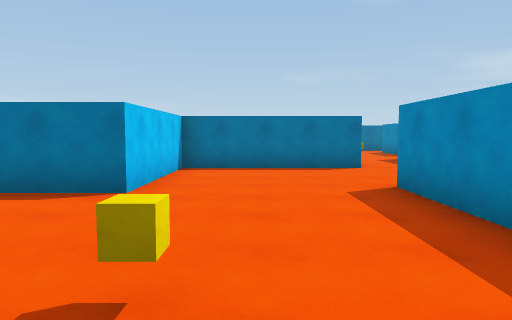
view 1 (above)

23 first-person views from a walk through a scene from a Unity 3-D project. The camera is 1.5 m above the floor, tilts 4° down and sees 70° across. The floor is counted in squares, 1.89 m on a side. Each view is taken from the middle of a square. On the plan, view 1 faces up. The plan holds only what a view shows up to about 12 squares ahead; the rest is blank. The player character is not drawn.

view 2
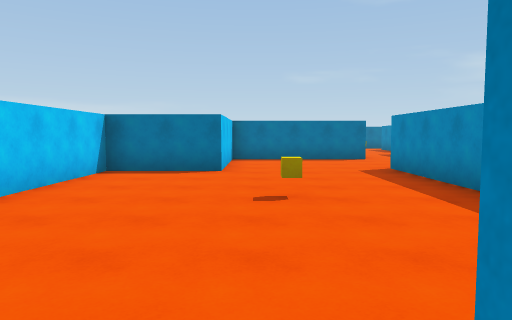

view 3
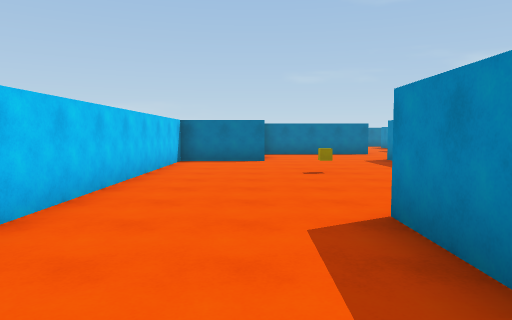

view 4
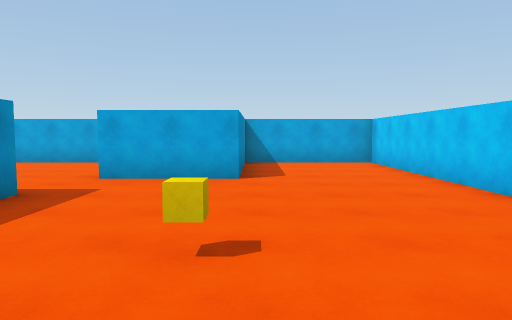

view 5
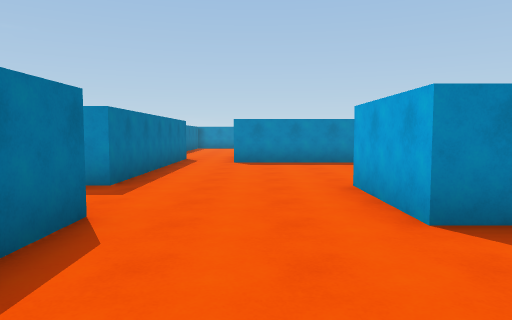

view 6
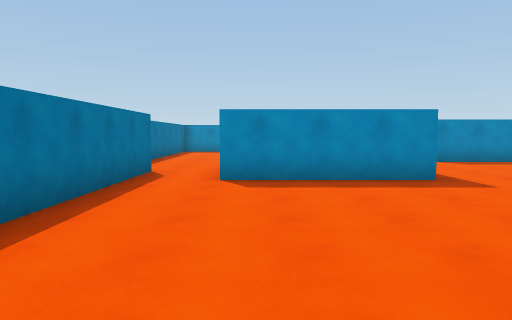

view 7
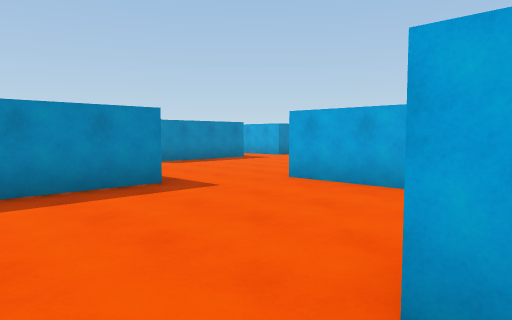

view 8
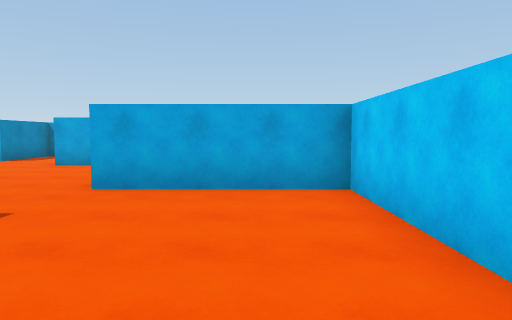

view 9
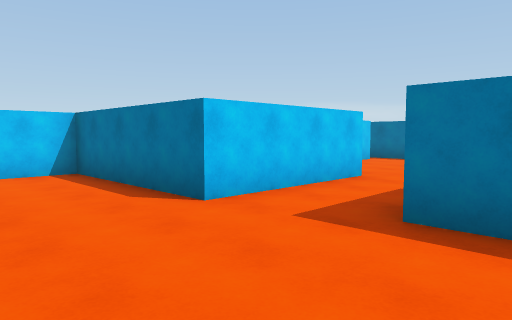

view 10
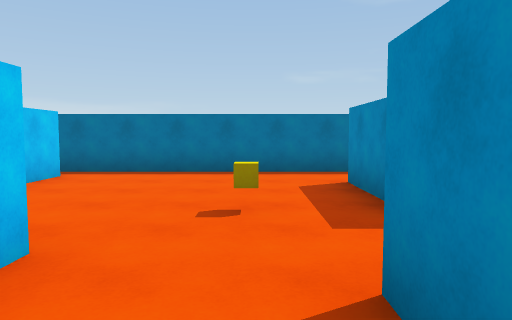

view 11
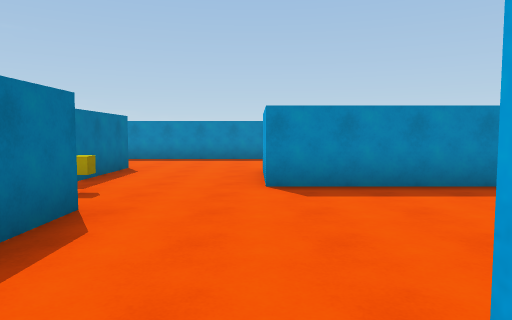

view 12
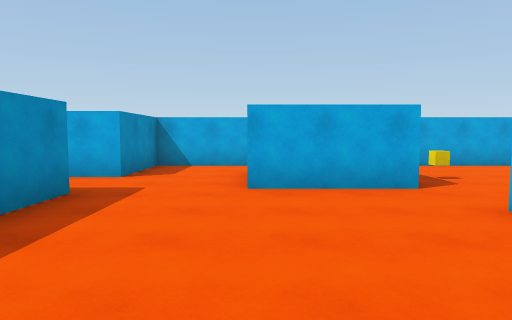

view 13
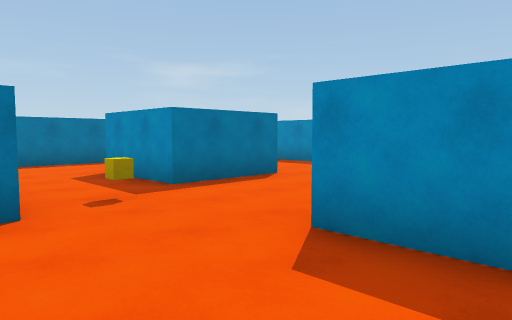

view 14
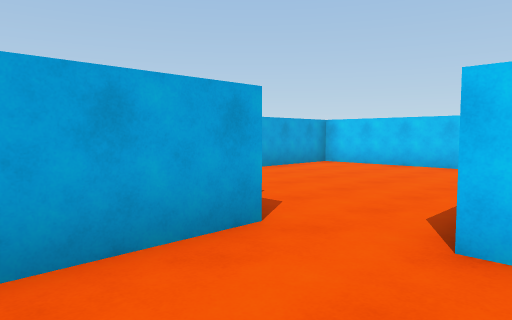

view 15
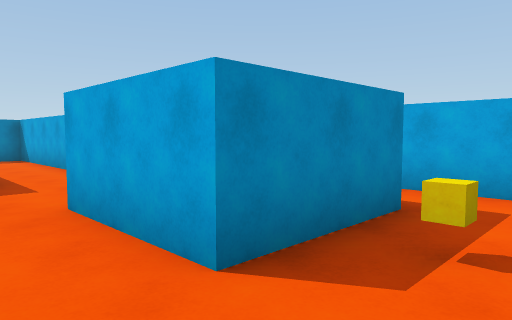

view 16
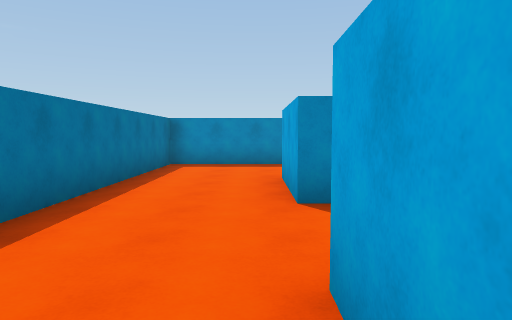

view 17
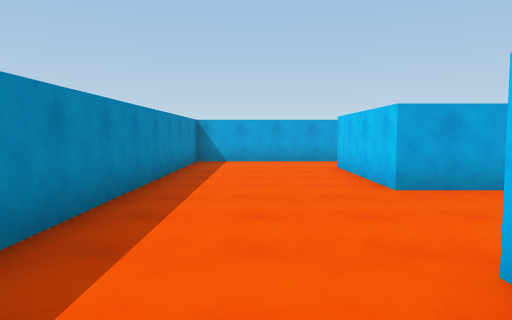

view 18
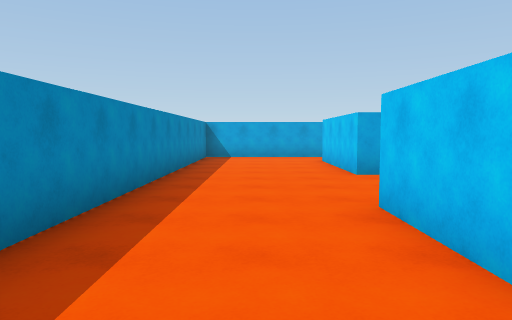

view 19
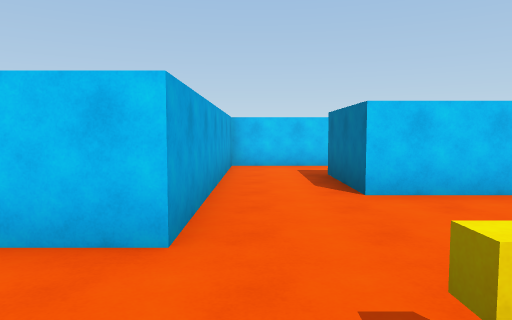

view 20
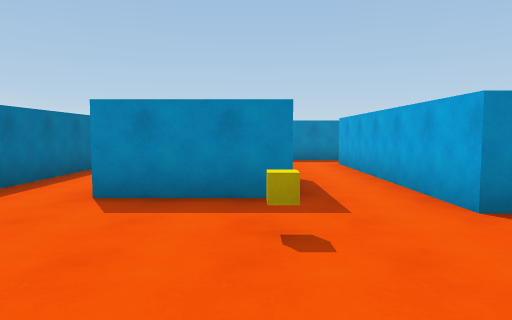

view 21
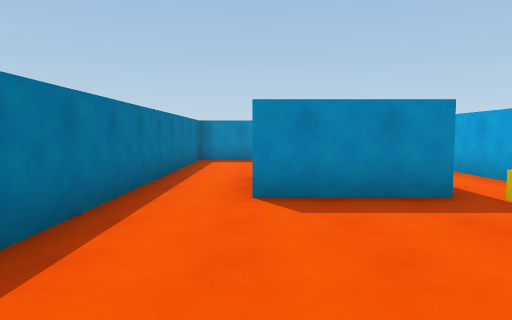

view 22
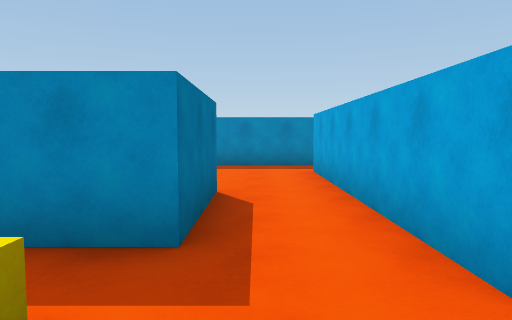

view 23
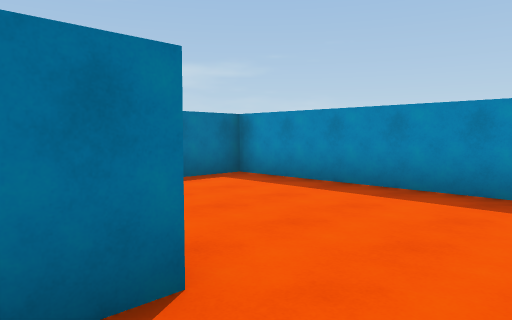

### Floor plan
Points are (right, up) in squares from view 1. A wall is a line through its corners. A room is listed if a view was taken in it or the views show most of it. See-through windows are left out.
Room 1 (views 1, 2, 3, 4, 5, 6, 7, 8, 9, 10, 11, 16)
walls: (2.1, 2) (2.1, 5.5) (4.8, 5.5); (4.6, 5.1) (4.6, 1.7) (8.5, 1.7); (9.3, 3.8) (9.3, 7.6); (2.5, 11.4) (2.5, 8.6) (-1.7, 8.6) (-1.7, 4.9) (-4.2, 4.9) (-4.2, -6.3) (-0.6, -6.3); (-0.7, -5.6) (-0.7, -2.5) (1.8, -2.5); (10.5, 7.6) (11.9, 7.6); (10.9, 9.3) (4.6, 9.3) (4.6, 11.8)
ways out: opening at (9, 2.5) to room 2; opening at (10.5, 8.5) to room 2; opening at (2, -1.5) to room 3; opening at (3.5, 10.5) to room 4
objects: cube (-1, 2)
Room 2 (views 12, 13, 14, 17, 18)
walls: (13.9, 1.7) (16, 1.7) (16, -2); (11.9, 3.9) (10.6, 3.9); (16.6, 7.1) (16.6, 4.9) (14.2, 4.9) (14.2, 7.6) (16, 7.6); (16.1, 7.6) (16.8, 7.6); (13.5, -2) (13.5, 1.9); (13.5, -3.8) (19.7, -3.8) (19.7, 10.3) (13.1, 10.3); (9.6, -2.3) (11.1, -2.3)
ways out: opening at (9, 2.5) to room 1; opening at (10.5, 8.5) to room 1; opening at (8.5, -1.5) to room 3; opening at (12.5, -4) to room 3; opening at (12, 11) to room 5
objects: cube (13, 4)
Room 3 (view 15)
walls: (8.6, -4.9) (8.6, -2.3) (9.6, -2.3); (11.1, -6.3) (13.5, -6.3) (13.5, -3.8); (1.8, -2.5) (1.8, -6.3) (9.2, -6.3)
ways out: opening at (2, -1.5) to room 1; opening at (8.5, -1.5) to room 2; opening at (12.5, -4) to room 2
objects: cube (8, -3)
Room 4 (views 19, 20, 21, 22, 23)
walls: (4.6, 11.8) (9.4, 11.8); (0.3, 17) (0.3, 14.4) (-2.2, 14.4); (8.1, 13.5) (5.5, 13.5) (5.5, 16.1); (-4.2, 14.9) (-4.2, 12.4) (2.5, 12.4) (2.5, 11.4); (8.6, 17.7) (-0.2, 17.7)
ways out: opening at (3.5, 10.5) to room 1; opening at (8, 17) to room 5; opening at (8.5, 12.5) to room 5
objects: cube (4, 14)
Room 5 (no view inside)
walls: (9.4, 11.8) (10.9, 11.8); (12.3, 11.4) (12.3, 17.7) (8.6, 17.7)
ways out: opening at (12, 11) to room 2; opening at (8, 17) to room 4; opening at (8.5, 12.5) to room 4

Positions as (right, up) in squares from view 1, and headings:
1: (0, 0), facing up
2: (-1, -3), facing up
3: (-2, -6), facing up
4: (-1, 4), facing down
5: (-1, 7), facing right
6: (3, 7), facing right
7: (4, 7), facing down-right
8: (6, 7), facing down
9: (6, 6), facing up-left
10: (4, 10), facing up
11: (8, 2), facing right
12: (11, 3), facing down
13: (11, 0), facing up-right
14: (11, 0), facing down-left
15: (7, -1), facing down-right
16: (10, 8), facing right
17: (18, 7), facing down
18: (18, 9), facing down
19: (5, 13), facing left
20: (1, 14), facing right
21: (1, 16), facing right
22: (3, 13), facing right
23: (7, 12), facing up-right
